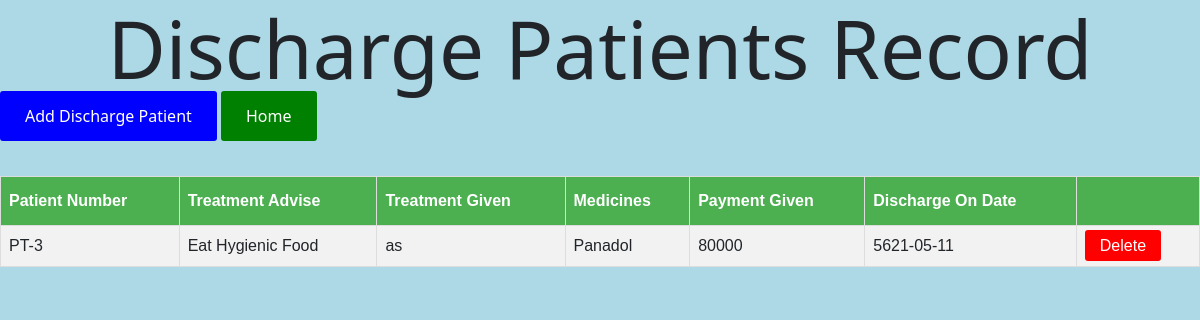
The app's page /showdischarge.php with its own data.
### tables this page shows
CREATE TABLE `pat_dis` (
  `pat_no` varchar(255) DEFAULT NULL,
  `tr_advs` varchar(255) DEFAULT NULL,
  `tr_gvn` varchar(255) DEFAULT NULL,
  `medicines` varchar(255) DEFAULT NULL,
  `pymt_gv` int(255) DEFAULT NULL,
  `dis_on` date DEFAULT NULL
);

### showdischarge.php (the view, shortened to what this page needs)
<?php
$con=mysqli_connect("localhost","root","");
$query="Select * from pat_dis";
$query_dept=mysqli_query($con,$query)
?>
<!DOCTYPE html>
<html>
<head>
	<link href="https://cdn.jsdelivr.net/npm/bootstrap@5.0.1/dist/css/bootstrap.min.css" rel="stylesheet">
</head>
<body style="background-color: lightblue; ">
	<h3 class="display-1" align="center">Discharge Patients Record </h3>
	<a href="patientdis.php" class="add">Add Discharge Patient</a>
	<a href="home.php" class="add" style="background-color: green;">Home</a>
	<br><Br>
<table id="customers">
	<tr><th>Patient Number
	</th>
	<th>Treatment Advise</th>
	<th>Treatment Given</th>
	<th>Medicines</th>
	<th>Payment Given</th>
	<th>Discharge On Date</th>
	<TH></TH>
</tr>
<?php
while ($res= mysqli_fetch_array($query_dept)) {
	?>
	<tr>
		<td><?php echo $res['pat_no'];?></td>
		<td><?php echo $res['tr_advs'];?></td>
		<td><?php echo $res['tr_gvn'];?></td>
		<td><?php echo $res['medicines'];?></td>
		<td><?php echo $res['pymt_gv'];?></td>
		<td><?php echo $res['dis_on'];?></td>
		<td><a class="edit" style="background-color: red;" href="disdelete.php?delete=<?php echo $res['pat_no'];?>">Delete</a></td>
	</tr><br>
	<?php
}
?></table>
</body>
</html>

### showdischarge.php (style rules this page uses)
#customers { font-family: Arial, Helvetica, sans-serif; border-collapse: collapse; width: 100%; }
#customers td, #customers th { border: 1px solid #ddd; padding: 8px; }
#customers tr:nth-child(even) { background-color: #f2f2f2; }
#customers th { padding-top: 12px; padding-bottom: 12px; text-align: left; background-color: #4CAF50; color: white; }
.edit { background-color: orange; color: white; text-decoration: none; text-align: center; padding: 7px 15px; border-radius: 3px; }
.add { background-color: blue; color: white; text-decoration: none; text-align: center; padding: 14px 25px; border-radius: 3px; }

### records on screen
pat_dis: pat_no "PT-3", tr_advs "Eat Hygienic Food", tr_gvn "as", medicines "Panadol", pymt_gv "80000", dis_on "5621-05-11"
